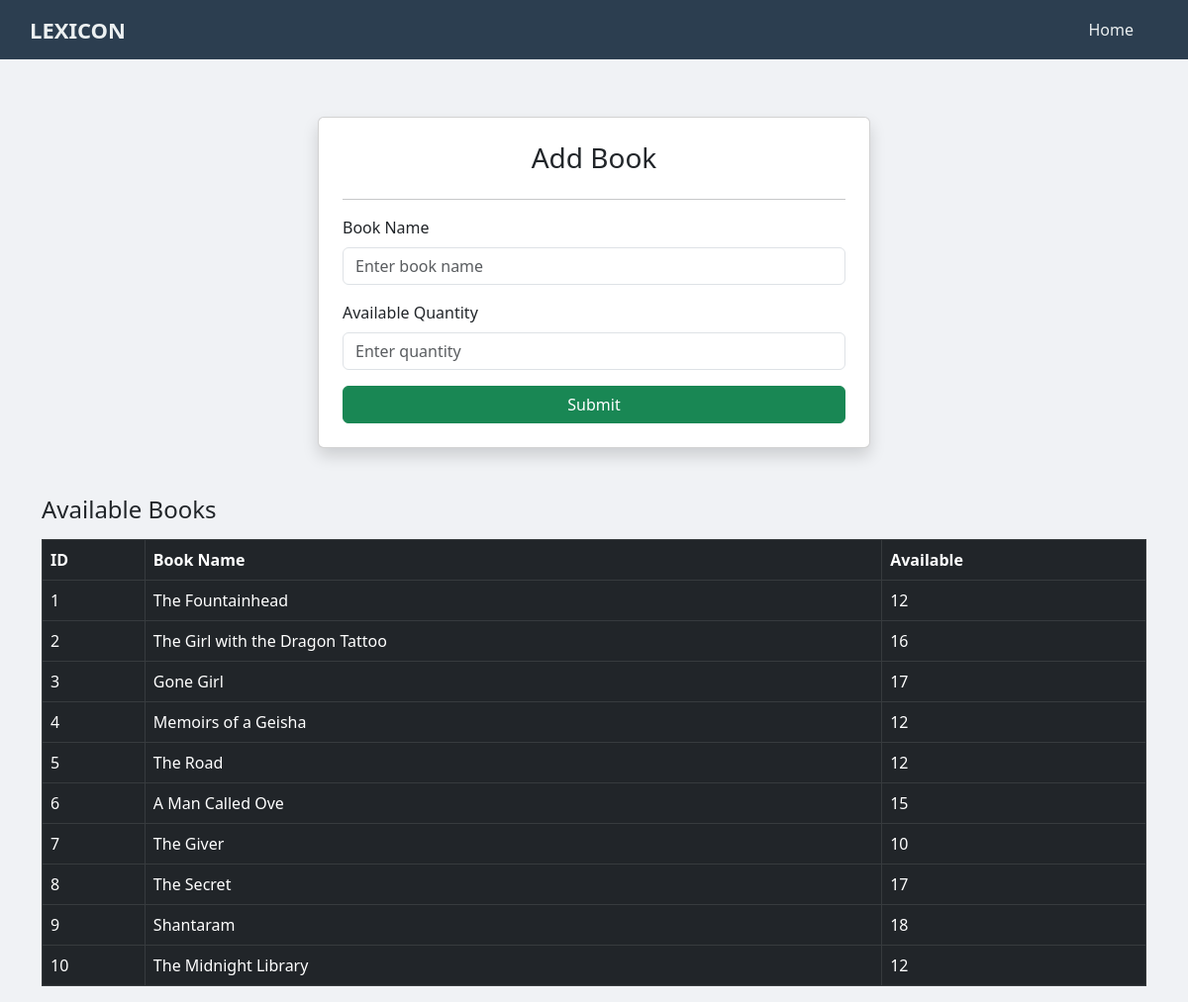
The page /add_book/ (signed in) on the database its author committed.
### borrow/models.py (models this page shows, shortened)
class book(models.Model):
    id = models.IntegerField(primary_key=True)
    book_name = models.CharField(max_length=40)
    available = models.IntegerField()

### borrow/views.py (the view)
# urls.py: path('add_book/', add_book, name='add_book'),
@login_required(login_url="login")
def add_book(request):
    obj2 = book.objects.all()
    if request.method == "POST":
        book_name = request.POST.get('book_name')
        available = request.POST.get('available')
        book.objects.create(book_name=book_name, available=available)
    return render(request, "add_book.html",{'books':obj2})

### borrow/templates/add_book.html (shortened to what this page needs)
<!DOCTYPE html>
<html lang="en">
<head>
  <link
    href="https://cdn.jsdelivr.net/npm/bootstrap@5.3.0/dist/css/bootstrap.min.css"
    rel="stylesheet"
  />
</head>
<body>
  <div class="navbar">
    <div class="logo">Lexicon</div>
    <div class="nav-links">
      <a href="/">Home</a>
    </div>
  </div>
  <div class="container mt-5">
    <form class="col-md-6 mx-auto card p-4 shadow" method="POST">
      <h3 class="text-center">Add Book</h3>
      <hr />
      <div class="mb-3">
        <label class="form-label">Book Name</label>
        <input
          type="text"
          name="book_name"
          class="form-control"
          placeholder="Enter book name"
          required
        />
      </div>
      <div class="mb-3">
        <label class="form-label">Available Quantity</label>
        <input
          type="number"
          name="available"
          class="form-control"
          placeholder="Enter quantity"
          required
        />
      </div>
      <button type="submit" class="btn btn-success w-100">Submit</button>
    </form>
    {% if books %}
    <div class="mt-5">
      <h4>Available Books</h4>
      <table class="table table-dark table-bordered mt-3">
        <thead>
          <tr>
            <th>ID</th>
            <th>Book Name</th>
            <th>Available</th>
          </tr>
        </thead>
        <tbody>
          {% for book in books %}
          <tr>
            <td>{{ book.id }}</td>
            <td>{{ book.book_name }}</td>
            <td>{{ book.available }}</td>
          </tr>
          {% endfor %}
        </tbody>
      </table>
    </div>
    {% endif %}
  </div>
</body>
</html>

### borrow/templates/add_book.html (style rules this page uses)
body { margin: 0; font-family: "Segoe UI", sans-serif; background: #f0f2f5; padding-top: 70px; }
.navbar { position: fixed; top: 0; left: 0; right: 0; height: 60px; background-color: #2c3e50; display: flex; justify-content: space-between; align-items: center; padding: 0 30px; z-index: 1000; }
.navbar .logo { color: #ecf0f1; font-size: 22px; font-weight: bold; text-transform: uppercase; }
.navbar .nav-links a { color: #ecf0f1; text-decoration: none; margin: 0 15px; padding: 10px; }

### rows shown on the page
book: id "1", book_name "The Fountainhead", available "12"
book: id "2", book_name "The Girl with the Dragon Tattoo", available "16"
book: id "3", book_name "Gone Girl", available "17"
book: id "4", book_name "Memoirs of a Geisha", available "12"
book: id "5", book_name "The Road", available "12"
book: id "6", book_name "A Man Called Ove", available "15"
book: id "7", book_name "The Giver", available "10"
book: id "8", book_name "The Secret", available "17"
book: id "9", book_name "Shantaram", available "18"
book: id "10", book_name "The Midnight Library", available "12"
